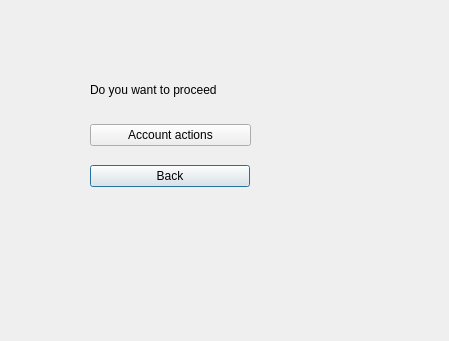
<?xml version="1.0" encoding="UTF-8"?>
<ui version="4.0">
 <class>debitorcredit</class>
 <widget class="QDialog" name="debitorcredit">
  <property name="geometry">
   <rect>
    <x>0</x>
    <y>0</y>
    <width>449</width>
    <height>341</height>
   </rect>
  </property>
  <property name="windowTitle">
   <string>Dialog</string>
  </property>
  <widget class="QWidget" name="verticalLayoutWidget">
   <property name="geometry">
    <rect>
     <x>90</x>
     <y>69</y>
     <width>161</width>
     <height>41</height>
    </rect>
   </property>
   <layout class="QVBoxLayout" name="verticalLayout_2">
    <item>
     <widget class="QLabel" name="label">
      <property name="text">
       <string>Do you want to proceed</string>
      </property>
     </widget>
    </item>
   </layout>
  </widget>
  <widget class="QWidget" name="verticalLayoutWidget_2">
   <property name="geometry">
    <rect>
     <x>90</x>
     <y>160</y>
     <width>160</width>
     <height>32</height>
    </rect>
   </property>
   <layout class="QVBoxLayout" name="verticalLayout_3">
    <item>
     <widget class="QPushButton" name="poistu">
      <property name="text">
       <string>Back</string>
      </property>
     </widget>
    </item>
   </layout>
  </widget>
  <widget class="QWidget" name="horizontalLayoutWidget">
   <property name="geometry">
    <rect>
     <x>90</x>
     <y>110</y>
     <width>161</width>
     <height>51</height>
    </rect>
   </property>
   <layout class="QHBoxLayout" name="horizontalLayout">
    <item>
     <widget class="QPushButton" name="debit">
      <property name="text">
       <string>Account actions</string>
      </property>
     </widget>
    </item>
   </layout>
  </widget>
 </widget>
 <resources/>
 <connections/>
</ui>
